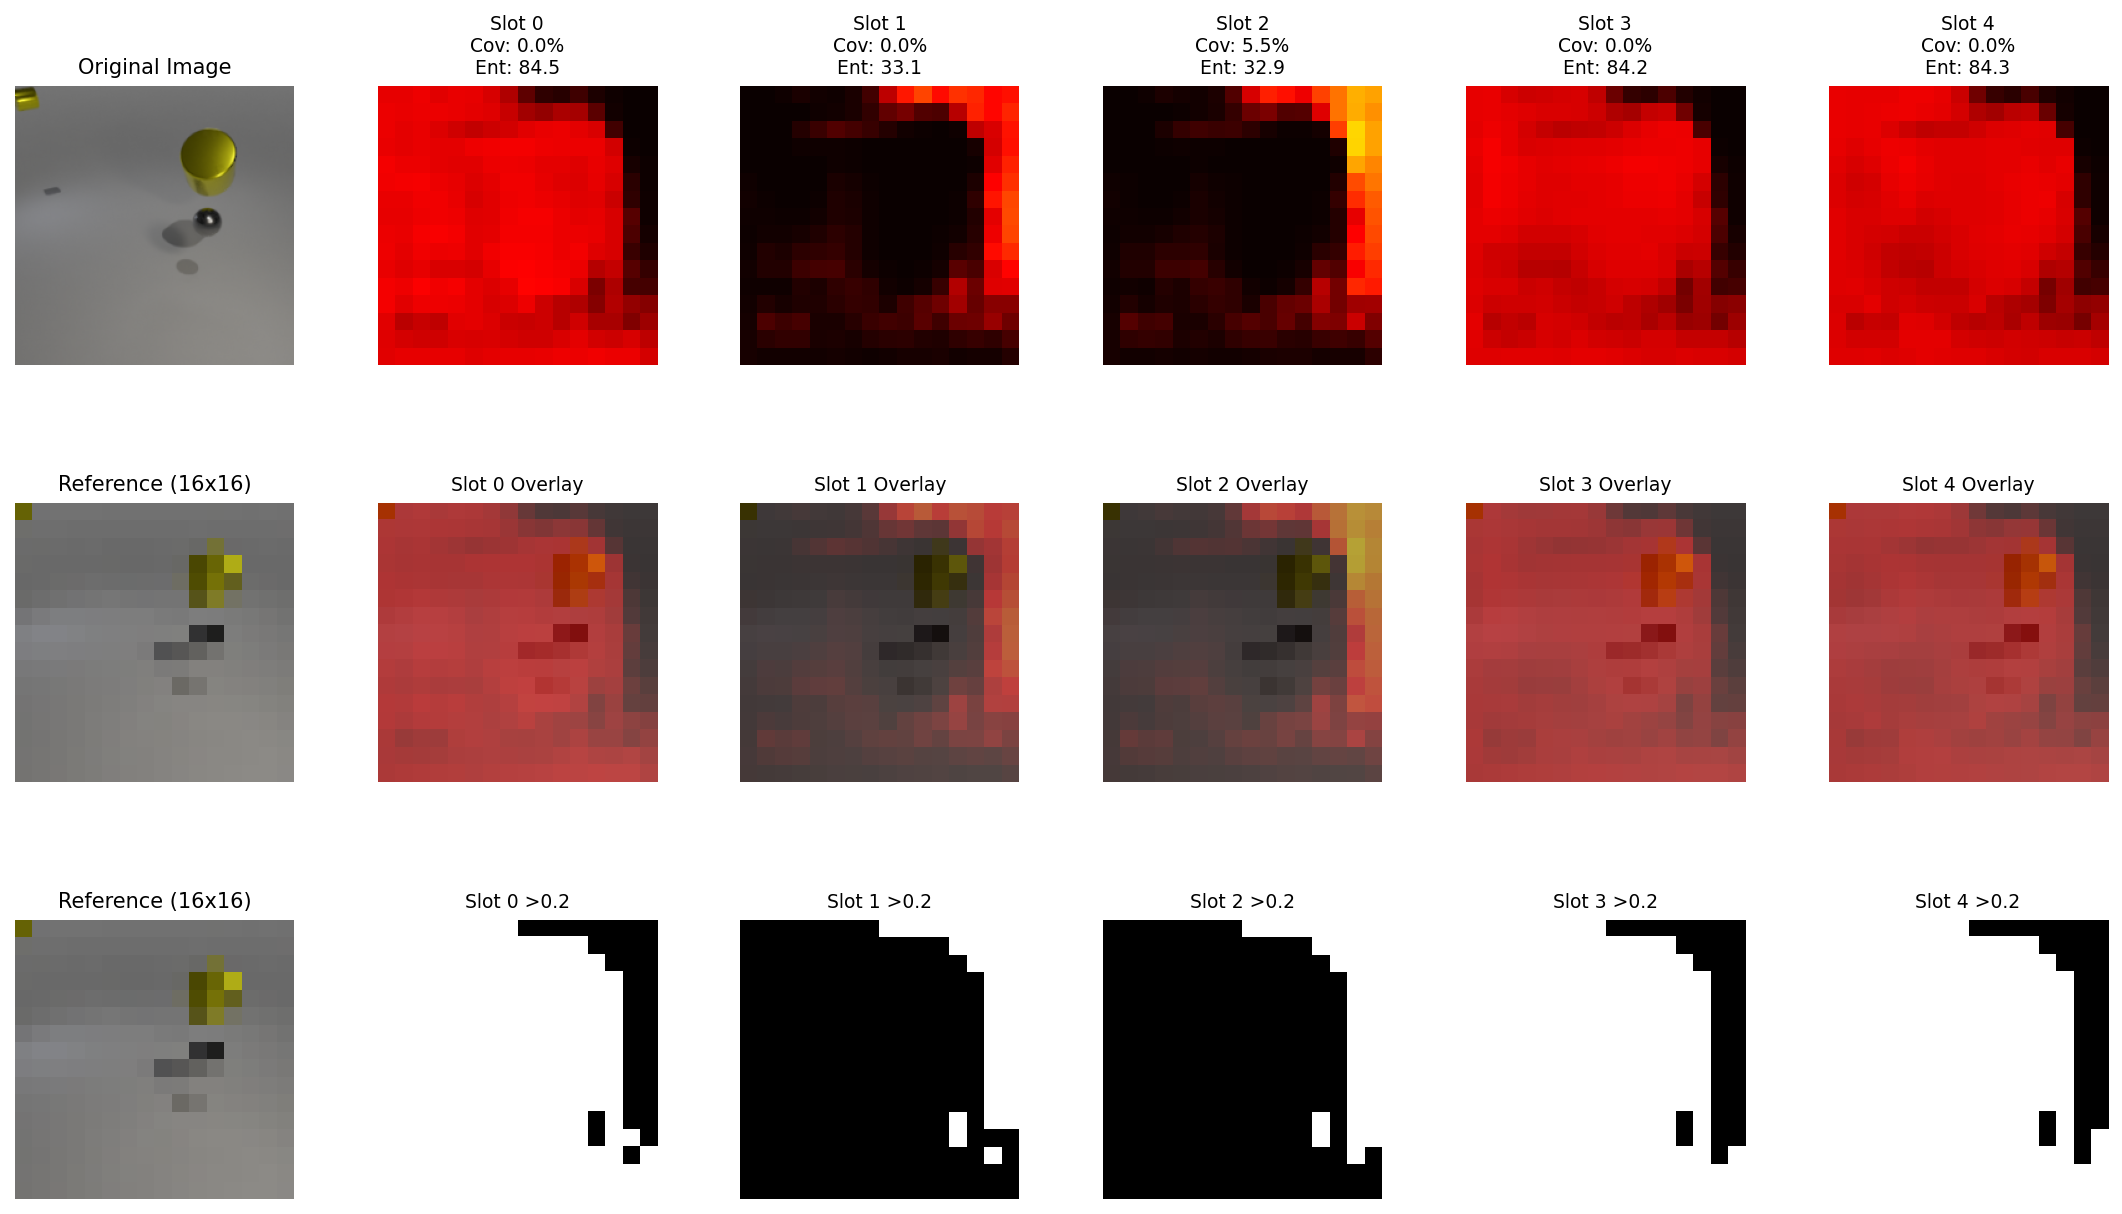

Source code (Python):
"""詳細なマスク分析と視覚化"""
import torch
import sys
sys.path.insert(0, '.')
from savi_dinosaur import SAViDinosaur
from train_movi import MoviDataset
import numpy as np
import matplotlib.pyplot as plt
from matplotlib.gridspec import GridSpec

# モデル読み込み
checkpoint_path = '../checkpoints/temp_scaling_tau05/dinov2_vits14/best_model.pt'
checkpoint = torch.load(checkpoint_path, map_location='cpu', weights_only=False)

model = SAViDinosaur(num_slots=5, backbone='dinov2_vits14', slot_dim=64)
model.load_state_dict(checkpoint['model_state_dict'])
model.eval()

# データ読み込み（metal sample）
dataset = MoviDataset('../data/movi_a_subset', split='all', max_frames=1)
metal_indices = [i for i, name in enumerate(dataset.files) if 'metal' in name]
sample = dataset[metal_indices[0]]
video = sample['video'].unsqueeze(0)  # (1, T, 3, H, W)

print("="*80)
print("DETAILED MASK ANALYSIS")
print("="*80)

with torch.no_grad():
    # フル推論（forward_imageを使用）
    img_tensor = video[0, 0]  # (3, H, W)
    recon_combined, target, masks, slots = model.forward_image(img_tensor.unsqueeze(0))
    
    # 元画像
    img = video[0, 0].permute(1, 2, 0).numpy()
    img = (img - img.min()) / (img.max() - img.min())
    
    # マスク
    masks_vis = masks[0, :, 0].numpy()  # (K, H, W)
    
    # スロット類似度
    slots_2d = slots.squeeze(0)  # (K, D)
    slot_corr = torch.corrcoef(slots_2d).numpy()
    
    print("\n1. SLOT CORRELATION MATRIX:")
    print(slot_corr)
    
    print("\n2. MASK STATISTICS:")
    for i in range(5):
        mask = masks_vis[i]
        print(f"\nSlot {i}:")
        print(f"  Mean: {mask.mean():.4f}")
        print(f"  Std:  {mask.std():.4f}")
        print(f"  Min:  {mask.min():.4f}")
        print(f"  Max:  {mask.max():.4f}")
        print(f"  Coverage (>0.5): {(mask > 0.5).mean()*100:.1f}%")
        print(f"  Entropy: {-np.sum(mask * np.log(mask + 1e-8)):.2f}")
        
        # ピーク位置
        peak_y, peak_x = np.unravel_index(mask.argmax(), mask.shape)
        print(f"  Peak location: ({peak_x}, {peak_y})")
    
    print("\n3. MASK PAIRWISE CORRELATION:")
    masks_flat = masks[0, :, 0].view(5, -1)
    mask_corr = torch.corrcoef(masks_flat).numpy()
    print(mask_corr)
    
    # 視覚化
    fig = plt.figure(figsize=(18, 10))
    gs = GridSpec(3, 6, figure=fig, hspace=0.3, wspace=0.3)
    
    # Row 1: 元画像 + 5つのマスク
    ax0 = fig.add_subplot(gs[0, 0])
    ax0.imshow(img)
    ax0.set_title('Original Image', fontsize=10)
    ax0.axis('off')
    
    for i in range(5):
        ax = fig.add_subplot(gs[0, i+1])
        ax.imshow(masks_vis[i], cmap='hot', vmin=0, vmax=1)
        coverage = (masks_vis[i] > 0.5).mean() * 100
        entropy = -np.sum(masks_vis[i] * np.log(masks_vis[i] + 1e-8))
        ax.set_title(f'Slot {i}\nCov: {coverage:.1f}%\nEnt: {entropy:.1f}', 
                     fontsize=9)
        ax.axis('off')
    
    # Row 2: マスク×画像のオーバーレイ
    ax0 = fig.add_subplot(gs[1, 0])
    # 画像をリサイズ（16x16）
    import torch.nn.functional as F
    img_small = F.interpolate(
        torch.from_numpy(img).permute(2, 0, 1).unsqueeze(0).float(),
        size=(16, 16),
        mode='bilinear',
        align_corners=False
    )[0].permute(1, 2, 0).numpy()
    ax0.imshow(img_small)
    ax0.set_title('Reference (16x16)', fontsize=10)
    ax0.axis('off')
    
    for i in range(5):
        ax = fig.add_subplot(gs[1, i+1])
        # マスクをカラーマップで可視化し、画像に重ねる
        overlay = img_small.copy()
        mask_colored = plt.cm.hot(masks_vis[i])[:, :, :3]
        overlay = 0.5 * overlay + 0.5 * mask_colored
        ax.imshow(overlay)
        ax.set_title(f'Slot {i} Overlay', fontsize=9)
        ax.axis('off')
    
    # Row 3: Binary masks (>0.2 threshold to see something)
    ax0 = fig.add_subplot(gs[2, 0])
    ax0.imshow(img_small)
    ax0.set_title('Reference (16x16)', fontsize=10)
    ax0.axis('off')
    
    for i in range(5):
        ax = fig.add_subplot(gs[2, i+1])
        binary_mask = (masks_vis[i] > 0.2).astype(float)  # Lower threshold
        ax.imshow(binary_mask, cmap='gray', vmin=0, vmax=1)
        ax.set_title(f'Slot {i} >0.2', fontsize=9)
        ax.axis('off')
    
    plt.savefig('detailed_mask_analysis.png', dpi=150, bbox_inches='tight')
    print(f"\n✅ Saved: detailed_mask_analysis.png")
    
    # 追加: Mask logits distribution
    print("\n4. ANALYZING MASK GENERATION...")
    
    # Decoder forward to get mask logits before softmax
    slots_upsampled = model.slot_to_feature(slots)  # (B, K, 384)
    recon_combined, pred_feats, masks_from_decoder = model.decoder(
        slots_upsampled, model.num_slots
    )
    
    # Check decoder output variance
    print("\nDecoder output statistics:")
    print(f"  pred_feats mean: {pred_feats.mean():.4f}, std: {pred_feats.std():.4f}")
    print(f"  pred_feats range: [{pred_feats.min():.4f}, {pred_feats.max():.4f}]")
    
    # Check mask logits (before softmax)
    # Decoderの内部でsoftmaxされているので、逆算はできないが、
    # マスクの sharpness を確認
    print("\nMask sharpness (std of each mask):")
    for i in range(5):
        mask_std = masks_vis[i].std()
        print(f"  Slot {i}: {mask_std:.4f}")
    
    print("\n" + "="*80)
    print("ANALYSIS COMPLETE")
    print("="*80)
